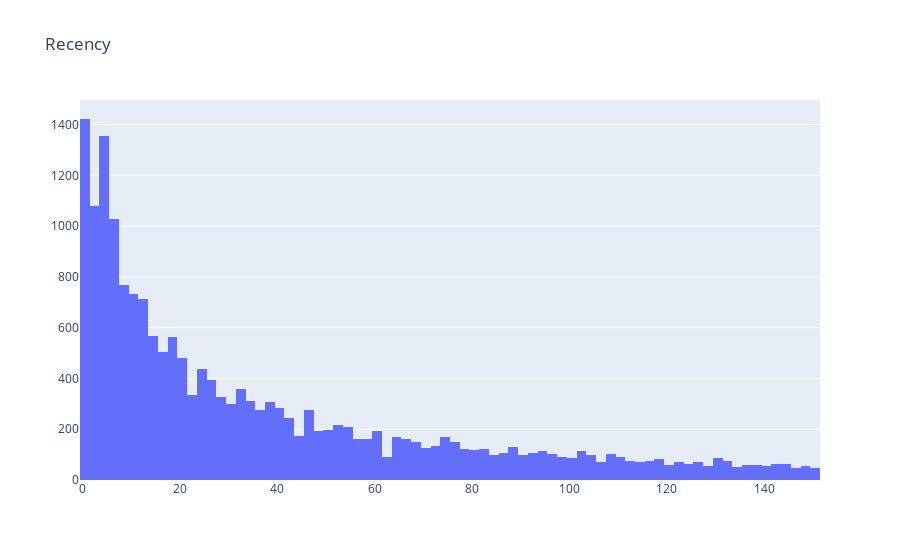

Notebook code for this chart:
### Code cell
#get max purchase date for Recency and create a dataframe
tx_max_purchase = tx_6m.groupby('CustomerID').InvoiceDate.max().reset_index()
tx_max_purchase.columns = ['CustomerID','MaxPurchaseDate']

#find the recency in days and add it to tx_user
tx_max_purchase['Recency'] = (tx_max_purchase['MaxPurchaseDate'].max() - tx_max_purchase['MaxPurchaseDate']).dt.days
tx_user = pd.merge(tx_user, tx_max_purchase[['CustomerID','Recency']], on='CustomerID')

#plot recency
plot_data = [
    go.Histogram(
        x=tx_user['Recency']
 )
]

plot_layout = go.Layout(
        title='Recency'
 )
fig = go.Figure(data=plot_data, layout=plot_layout)
pyoff.iplot(fig)

#clustering for Recency
kmeans = KMeans(n_clusters=4)
kmeans.fit(tx_user[['Recency']])
tx_user['RecencyCluster'] = kmeans.predict(tx_user[['Recency']])

#order cluster method
def order_cluster(cluster_field_name, target_field_name,df,ascending):
    new_cluster_field_name = 'new_' + cluster_field_name
    df_new = df.groupby(cluster_field_name)[target_field_name].mean().reset_index()
    df_new = df_new.sort_values(by=target_field_name,ascending=ascending).reset_index(drop=True)
    df_new['index'] = df_new.index
    df_final = pd.merge(df,df_new[[cluster_field_name,'index']], on=cluster_field_name)
    df_final = df_final.drop([cluster_field_name],axis=1)
    df_final = df_final.rename(columns={"index":cluster_field_name})
return df_final


#order recency clusters
tx_user = order_cluster('RecencyCluster', 'Recency',tx_user,False)

#print cluster characteristics
tx_user.groupby('RecencyCluster')['Recency'].describe()


#get total purchases for frequency scores
tx_frequency = tx_6m.groupby('CustomerID').InvoiceDate.count().reset_index()
tx_frequency.columns = ['CustomerID','Frequency']

#add frequency column to tx_user
tx_user = pd.merge(tx_user, tx_frequency, on='CustomerID')

#plot frequency
plot_data = [
    go.Histogram(
        x=tx_user.query('Frequency < 1000')['Frequency']
 )
]

plot_layout = go.Layout(
        title='Frequency'
 )
fig = go.Figure(data=plot_data, layout=plot_layout)
pyoff.iplot(fig)

#clustering for frequency
kmeans = KMeans(n_clusters=4)
kmeans.fit(tx_user[['Frequency']])
tx_user['FrequencyCluster'] = kmeans.predict(tx_user[['Frequency']])

#order frequency clusters and show the characteristics
tx_user = order_cluster('FrequencyCluster', 'Frequency',tx_user,True)
tx_user.groupby('FrequencyCluster')['Frequency'].describe()


#calculate monetary value, create a dataframe with it
tx_6m['Revenue'] = tx_6m['UnitPrice'] * tx_6m['Quantity']
tx_revenue = tx_6m.groupby('CustomerID').Revenue.sum().reset_index()

#add Revenue column to tx_user
tx_user = pd.merge(tx_user, tx_revenue, on='CustomerID')

#plot Revenue
plot_data = [
    go.Histogram(
        x=tx_user.query('Revenue < 10000')['Revenue']
 )
]

plot_layout = go.Layout(
        title='Monetary Value'
 )
fig = go.Figure(data=plot_data, layout=plot_layout)
pyoff.iplot(fig)

#Revenue clusters 
kmeans = KMeans(n_clusters=4)
kmeans.fit(tx_user[['Revenue']])
tx_user['RevenueCluster'] = kmeans.predict(tx_user[['Revenue']])

#ordering clusters and who the characteristics
tx_user = order_cluster('RevenueCluster', 'Revenue',tx_user,True)
tx_user.groupby('RevenueCluster')['Revenue'].describe()


#building overall segmentation
tx_user['OverallScore'] = tx_user['RecencyCluster'] + tx_user['FrequencyCluster'] + tx_user['RevenueCluster']

#assign segment names
tx_user['Segment'] = 'Low-Value'
tx_user.loc[tx_user['OverallScore']>2,'Segment'] = 'Mid-Value' 
tx_user.loc[tx_user['OverallScore']>4,'Segment'] = 'High-Value' 

#plot revenue vs frequency
tx_graph = tx_user.query("Revenue < 50000 and Frequency < 2000")

plot_data = [
    go.Scatter(
        x=tx_graph.query("Segment == 'Low-Value'")['Frequency'],
        y=tx_graph.query("Segment == 'Low-Value'")['Revenue'],
        mode='markers',
        name='Low',
        marker= dict(size= 7,
            line= dict(width=1),
            color= 'blue',
            opacity= 0.8
 )
 ),
        go.Scatter(
        x=tx_graph.query("Segment == 'Mid-Value'")['Frequency'],
        y=tx_graph.query("Segment == 'Mid-Value'")['Revenue'],
        mode='markers',
        name='Mid',
        marker= dict(size= 9,
            line= dict(width=1),
            color= 'green',
            opacity= 0.5
 )
 ),
        go.Scatter(
        x=tx_graph.query("Segment == 'High-Value'")['Frequency'],
        y=tx_graph.query("Segment == 'High-Value'")['Revenue'],
        mode='markers',
        name='High',
        marker= dict(size= 11,
            line= dict(width=1),
            color= 'red',
            opacity= 0.9
 )
 ),
]

plot_layout = go.Layout(
        yaxis= {'title': "Revenue"},
        xaxis= {'title': "Frequency"},
        title='Segments'
 )
fig = go.Figure(data=plot_data, layout=plot_layout)
pyoff.iplot(fig)

#plot revenue vs recency
tx_graph = tx_user.query("Revenue < 50000 and Frequency < 2000")

plot_data = [
    go.Scatter(
        x=tx_graph.query("Segment == 'Low-Value'")['Recency'],
        y=tx_graph.query("Segment == 'Low-Value'")['Revenue'],
        mode='markers',
        name='Low',
        marker= dict(size= 7,
            line= dict(width=1),
            color= 'blue',
            opacity= 0.8
 )
 ),
        go.Scatter(
        x=tx_graph.query("Segment == 'Mid-Value'")['Recency'],
        y=tx_graph.query("Segment == 'Mid-Value'")['Revenue'],
        mode='markers',
        name='Mid',
        marker= dict(size= 9,
            line= dict(width=1),
            color= 'green',
            opacity= 0.5
 )
 ),
        go.Scatter(
        x=tx_graph.query("Segment == 'High-Value'")['Recency'],
        y=tx_graph.query("Segment == 'High-Value'")['Revenue'],
        mode='markers',
        name='High',
        marker= dict(size= 11,
            line= dict(width=1),
            color= 'red',
            opacity= 0.9
 )
 ),
]

plot_layout = go.Layout(
        yaxis= {'title': "Revenue"},
        xaxis= {'title': "Recency"},
        title='Segments'
 )
fig = go.Figure(data=plot_data, layout=plot_layout)
pyoff.iplot(fig)

#plot frequency vs recency
tx_graph = tx_user.query("Revenue < 50000 and Frequency < 2000")

plot_data = [
    go.Scatter(
        x=tx_graph.query("Segment == 'Low-Value'")['Recency'],
        y=tx_graph.query("Segment == 'Low-Value'")['Frequency'],
        mode='markers',
        name='Low',
        marker= dict(size= 7,
            line= dict(width=1),
            color= 'blue',
            opacity= 0.8
 )
 ),
        go.Scatter(
        x=tx_graph.query("Segment == 'Mid-Value'")['Recency'],
        y=tx_graph.query("Segment == 'Mid-Value'")['Frequency'],
        mode='markers',
        name='Mid',
        marker= dict(size= 9,
            line= dict(width=1),
            color= 'green',
            opacity= 0.5
 )
 ),
        go.Scatter(
        x=tx_graph.query("Segment == 'High-Value'")['Recency'],
        y=tx_graph.query("Segment == 'High-Value'")['Frequency'],
        mode='markers',
        name='High',
        marker= dict(size= 11,
            line= dict(width=1),
            color= 'red',
            opacity= 0.9
 )
 ),
]

plot_layout = go.Layout(
        yaxis= {'title': "Frequency"},
        xaxis= {'title': "Recency"},
        title='Segments'
 )
fig = go.Figure(data=plot_data, layout=plot_layout)
pyoff.iplot(fig)

### Figure 1 — Plotly figure (JSON) as saved in the notebook; plotly's stock layout.template omitted (floating-point values rounded to 4 significant figures; data arrays with more than 128 entries replaced by an {"elided": "..."} marker saying what was removed)
{"data": [{"type": "histogram", "x": {"elided": "18784 int values"}}], "layout": {"title": {"text": "Recency"}}}
